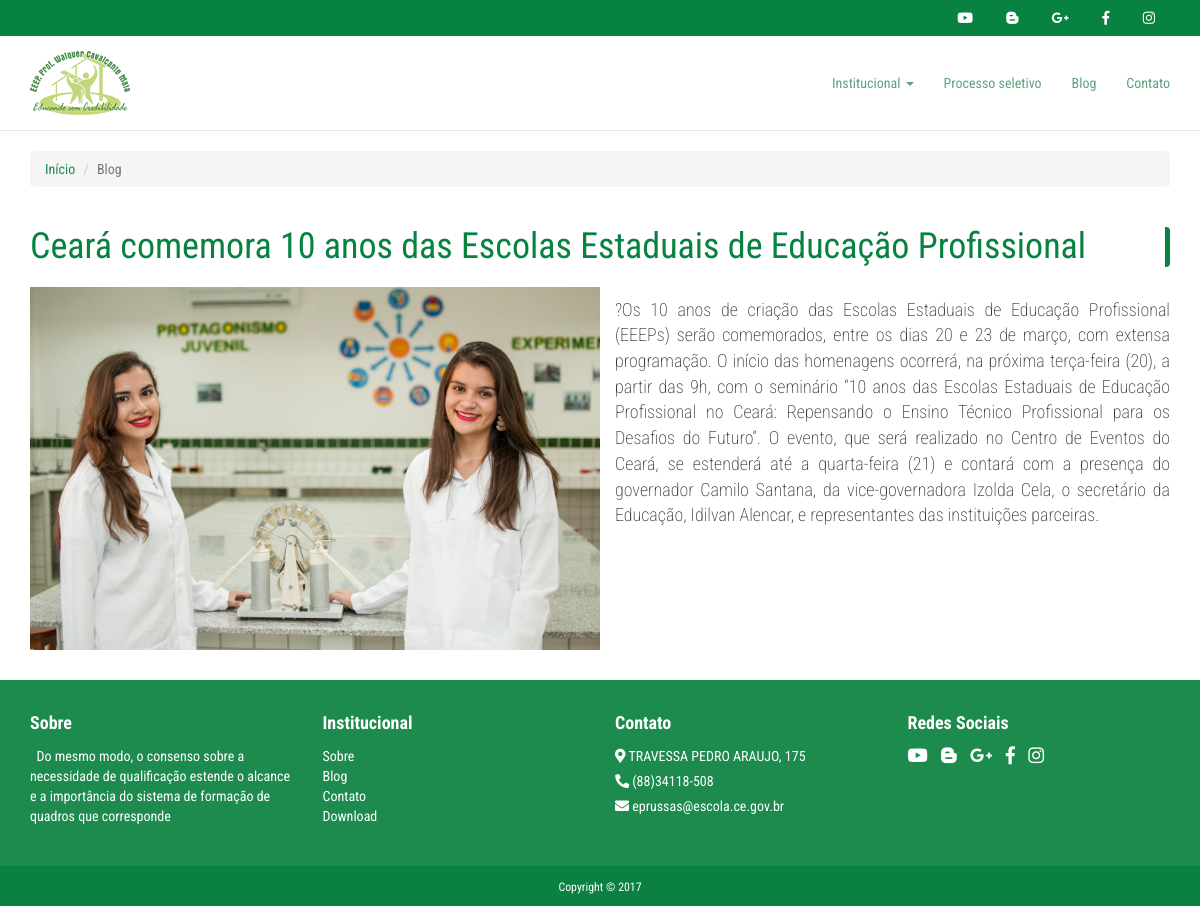
Screenshot of /noticias.php?&id=235 with the database file from the repository.
### tables this page shows
CREATE TABLE `tb_redesociais` (
  `id` int(11) NOT NULL,
  `condicao` int(1) NOT NULL,
  `icone` varchar(100) NOT NULL,
  `link` varchar(200) NOT NULL,
  `nome` varchar(200) NOT NULL
);

CREATE TABLE `tb_logo` (
  `id` int(2) NOT NULL,
  `nome` varchar(100) NOT NULL
);

CREATE TABLE `tb_blog` (
  `id` int(11) NOT NULL,
  `titulo` varchar(100) NOT NULL,
  `imagem` varchar(100) NOT NULL,
  `horario` varchar(8) NOT NULL,
  `data` varchar(10) NOT NULL,
  `conteudo` varchar(4000) NOT NULL
);

CREATE TABLE `tb_sobre` (
  `id` int(1) NOT NULL,
  `descricao` varchar(4000) NOT NULL
);

CREATE TABLE `tb_localizacao` (
  `id` int(11) NOT NULL,
  `localizacao` varchar(200) NOT NULL,
  `condicao` int(1) NOT NULL
);

CREATE TABLE `tb_telefone` (
  `id` int(11) NOT NULL,
  `telefone` varchar(15) NOT NULL,
  `condicao` int(1) NOT NULL
);

CREATE TABLE `tb_email` (
  `id` int(11) NOT NULL,
  `email` varchar(120) NOT NULL,
  `condicao` int(1) NOT NULL
);

### noticias.php (the view, shortened to what this page needs)
<?php
    include('conexao.php');
    $id= $_GET['id'];
    $consulta = $conexao->prepare("SELECT * FROM tb_blog WHERE id=:id");
    $consulta->bindValue(':id',$id);
    $consulta->execute();
    $dado_blog = $consulta->fetch(PDO::FETCH_ASSOC);
    include("templates/menu.php");
    ?>
<section class="breadcrumb-main">
    <div class="container">
        <div class="row">
            <div class="col-md-12">
                <ol class="breadcrumb">
                    <li><a href="<?= URL;?>">Início</a></li>
                    <li class="active">Blog</li>
                </ol>
            </div>
        </div>
    </div>
</section>
<section class="projetos">
    <div class="container">
        <div class="row">
            <div class="col-md-12 title">
                <h1 class="text-left"><?php echo $dado_blog['titulo'] ?></h1>
            </div>
        </div>
        <div class="row">
            <div class="col-md-12 projetos-descricao">
            	<img class="img-projetos img-responsive pull-left" src="<?php echo 'assets/img/noticias/'.$dado_blog['imagem']  ?>" alt="Projetos">
            	<p>
                 <?php echo $dado_blog['conteudo'] ?>
                </p>
            </div>
        </div>
    </div>
</section>
<?php
    include("templates/footer.php");
?>

### templates/menu.php (shortened to what this page needs)
<?php
    include("header.php");
    include("conexao.php");
?>
<body>
	<header class="header">
		<section class="menu-container">
			<div class="midias">
				<div class="container">
					<div class="text-right social">
						<ul>
						<?php
	            		$consulta=$conexao -> query("SELECT * FROM tb_redesociais ORDER BY id ASC");
						$consulta->execute();
						while ($dados=$consulta->fetch(PDO::FETCH_OBJ)) {
								if($dados->condicao==1) {
								 $teste = substr($dados->link, 0,8);
									if ($teste != 'https://') {
									$dados->link = 'https://'.$dados->link;
									}
	            		?>
							<a href="<?php echo $dados->link?>" target="_blank">
								<i class="<?php echo $dados->icone?>"></i>
							</a>
					<?php
							}
	            		}
	            	?>
	            		</ul>
					</div>
				</div>
			</div>
			<div class="navbar yamm navbar-default navbar-fixed-top menu">
				<div class="container">
					<div class="navbar-header">
						<?php
							$select = $conexao->prepare("SELECT * FROM tb_logo");
							$select->execute();
							$dados = $select->fetch(PDO::FETCH_ASSOC);
						 ?>
						<a class="navbar-brand" href="<?= URL;?>">
                        	<img alt="EEEP" src="<?php echo $dados['nome']?>">
                     	</a>
					</div>
					<div id="navbar-collapse-1" class="navbar-collapse collapse">
						<ul class="nav navbar-nav navbar-right">
							<li class="dropdown link-menu">
								<a href="#" data-toggle="dropdown" class="dropdown-toggle">Institucional
									<b class="caret"></b>
								</a>
							</li>
	                        <li class="link-menu"><a href="<?= URL.'processo-seletivo.php';?>">Processo seletivo</a></li>
	                        <li class="link-menu"><a href="<?= URL.'blog.php';?>">Blog</a></li>
	                        <li class="link-menu"><a href="<?= URL.'contato.php';?>">Contato</a></li>
						</ul>
					</div>
				</div>
			</div>
		</section>
	</header>

### templates/footer.php (shortened to what this page needs)
<footer>
   <div class="col-md-12 infor">
      <div class="container">
         <div class="row">
            <div class="col-xs-7 col-sm-3 col-md-3">
               <p class="font-weight-bold title-footer">Sobre</p>
                <div class="text-footer ">
               <?php
                    $consulta=$conexao -> query("SELECT * FROM tb_sobre WHERE id ");
                    $consulta->execute();
                    $dados=$consulta->fetch(PDO::FETCH_ASSOC);
                  ?>
                    <p class="text-footer text-justify">
                      <?php echo substr($dados['descricao'], 0, 195);?></p>
                  </div>
            </div>
            <div class="col-xs-5 col-sm-3 col-md-3">
               <p class="font-weight-bold title-footer">Institucional</p>
               <ul class="text-footer menu-footer">
                  <li><a href="<?= URL.'sobre.php';?>">Sobre</a></li>
                  <li><a href="<?= URL.'blog.php';?>">Blog</a></li>
                  <li><a href="<?= URL.'contato.php';?>">Contato</a></li>
                  <li><a href="<?= URL.'downloads.php';?>">Download</a></li>
               </ul>
            </div>
            <div class="col-xs-7 col-sm-3 col-md-3">
               <p class="font-weight-bold title-footer">Contato</p>
               <div class="text-footer">
                  <p><i class="fas fa-map-marker-alt"></i> <?php
                    $consulta=$conexao -> query("SELECT * FROM tb_localizacao WHERE id ");
                    $consulta->execute();
                     $dados=$consulta->fetchAll();
                     echo $dados[0][1];
                  ?>
                  </p>
                  <p><i class="fas fa-phone fa-rotate-90"></i>
                  <?php
                    $consulta=$conexao -> query("SELECT * FROM tb_telefone WHERE id ");
                    $consulta->execute();
                     $dados=$consulta->fetchAll();
                     echo $dados[0][1];
                  ?>
                  </p>
                  <p><i class="fas fa-envelope"></i>
                  <?php
                    $consulta=$conexao -> query("SELECT * FROM tb_email WHERE id ");
                    $consulta->execute();
                     $dados=$consulta->fetchAll();
                     echo $dados[0][1];
                  ?>
               </p>
               </div>
            </div>
            <div class="col-xs-5 col-sm-3 col-md-3">
               <p class="font-weight-bold title-footer">Redes Sociais</p>
               <div class="redes text-footer">
                  <?php
                     $consulta=$conexao -> query("SELECT * FROM tb_redesociais ORDER BY id ASC");
                     $consulta->execute();
                     while ($dados=$consulta->fetch(PDO::FETCH_OBJ)) {
                             if($dados->condicao==1) {
                                $teste = substr($dados->link, 0,8);
                              if ($teste != 'https://') {
                              $dados->link = 'https://'.$dados->link;
                              }
                     ?>
                  <a href="<?php echo $dados->link?>" target="_blank">
                  <i class="<?php echo $dados->icone?>"></i>
                  </a>
                  <?php
                     }
                     }
                     ?>
               </div>
            </div>
         </div>
      </div>
   </div>
   <div class="rodape text-center col-md-12">
      <small class="offset-md-2">Copyright &copy; 2017</small>
   </div>
</footer>
</body>
</html>

### assets/css/vanillaCalendar.css (style rules this page uses)
:root { --vcal-bg-color: #fff; --vcal-border-radius: 0; --vcal-border-color: #e7e9ed; --vcal-today-bg-color: #10989E; --vcal-today-color: #fff; --vcal-selected-bg-color: #E7E9ED; --vcal-selected-color: #333; }

### assets/css/main.css (style rules this page uses)
body { background-color: #fff; font-family: 'Roboto Condensed', sans-serif; margin: 0px; }
.link-menu a { color: #5da27e!important; }
a, a:link, a:hover, a:active, a:visited { text-decoration: none; transition: all 0.3s; }
.midias { background-color: #078241; padding: 8px 0 8px 0px; width: 100%; }
.midias .social { padding: 0; }
.midias .social ul { margin-bottom: 0; }
.midias .social ul a { padding-left: 15px; padding-right: 15px; color: #fff; }
.menu { background-color: #fff; margin-bottom: 0; position: relative; }
.menu .navbar-brand { height: 94px; }
.menu ul { padding-top: 22px; padding-bottom: 22px; }
.blog .blog-descricao .img-blog, .projetos .projetos-descricao .img-projetos { max-width: 50%; height: auto; margin-right: 15px; display: inline-block; }
.blog .blog-descricao p, .projetos .projetos-descricao p { font-size: 18px; text-align: justify; font-weight: 200; }
.title h1 { font-weight: 400; margin-bottom: 20px; color: #078241; border-right:5px solid #078241; border-radius: 4px; }
.breadcrumb-main { margin-top: 20px; }
.breadcrumb-main li a { color: #1C8B4D; }
.blog, .projetos { margin-bottom: 30px; }
footer .title-footer { color: #fff; font-size: 18px; font-weight: bold; }
footer .menu-footer { list-style: none; padding: 0; }
footer .text-footer, footer .text-footer p, footer .text-footer p i { color: #fff; font-size: 14px; }
footer .infor { text-align: center; padding: 30px 0 30px 0; color: #fff; background-color: #1C8B4D; }
footer .infor div { text-align: left; }
footer .infor .text-footer a,footer .infor .text-footer a i { color: #fff; text-decoration: none; }
footer .infor .text-footer a i { font-size: 18px; margin-right: 10px; margin-left: 0; }
footer .infor .text-footer p { margin-bottom: 5px; }
.redes i { margin-left: 10px; }
footer .rodape { padding: 10px 0 10px 0; background-color: #0A8043; }
footer .rodape small { color: #fff; }

### rows the page displays
tb_logo: nome (picture)
tb_blog: titulo "Ceará comemora 10 anos das Escolas Estaduais de Educação Profissional", imagem (picture), conteudo "?Os 10 anos de criação das Escolas Estaduais de Educação Profissional (EEEPs) serão comemorados, entre os dias 20 e 23 de março, com extensa programação. O início das homenagens ocorrerá, na próxima terça-feira (20), a partir das 9h, com o seminário “10 anos das Escolas Estaduais de Educação Profissional no Ceará: Repensando o Ensino Técnico Profissional para os Desafios do Futuro”. O evento, que será realizado no Centro de Eventos do Ceará, se estenderá até a quarta-feira (21) e contará com a presença do governador Camilo Santana, da vice-governadora Izolda Cela, o secretário da Educação, Idilvan Alencar, e representantes das instituições parceiras."
tb_sobre: descricao "Do mesmo modo, o consenso sobre a necessidade de qualificação estende o alcance e a importância do sistema de formação de quadros que corresponde"
tb_localizacao: localizacao "TRAVESSA PEDRO ARAUJO, 175"
tb_telefone: telefone "(88)34118-508"
tb_email: email "eprussas@escola.ce.gov.br"
